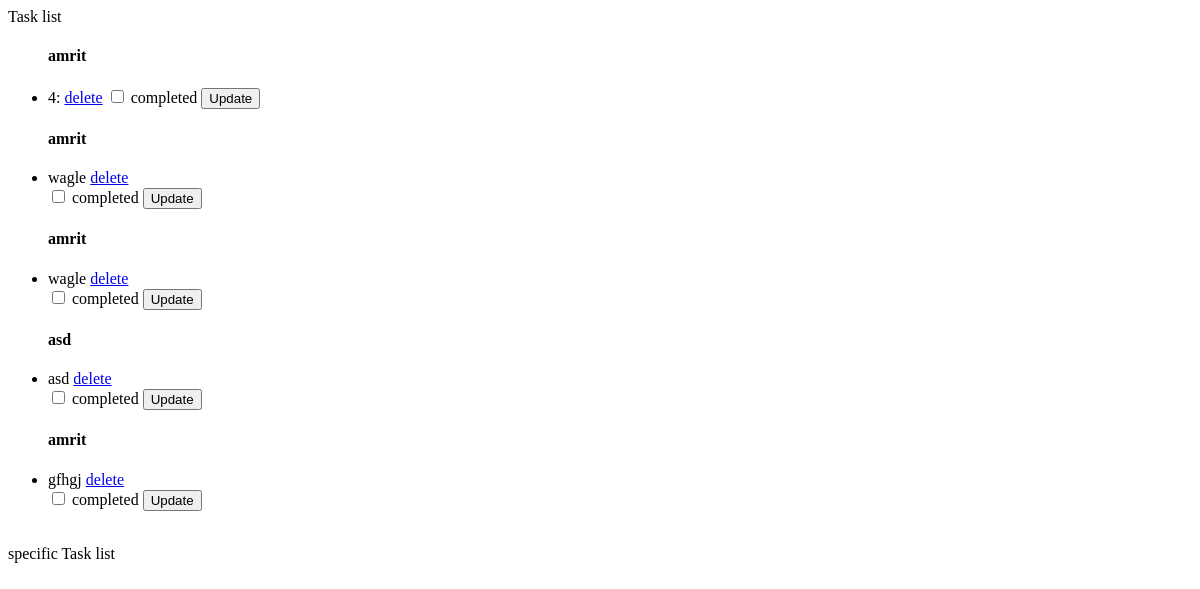
Before: /taskview/ (signed in) with the older database file.
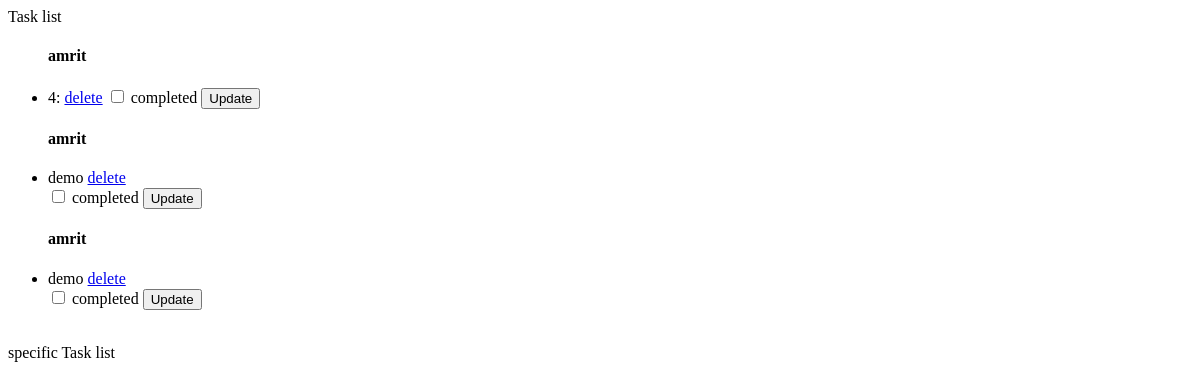
After: the same page with the newer database file.
### Base/models.py (models this page shows, shortened)
class Taskmodel(models.Model):
    task_list = models.CharField(max_length=200)
    task_description = models.CharField(max_length=200)
    complete = models.BooleanField(default= False)
    user = models.ForeignKey(User, on_delete=models.CASCADE, default=1, null=True)

### Base/views.py (the view)
# urls.py: path("taskview/", login_required(views.taskview), name="taskview"),
@login_required
def taskview(request):
    Task_list = Taskmodel.objects.filter(user=request.user.id)
    return render(request, "auth_system/taskview.html", {"Task_list": Task_list})

### Base/templates/auth_system/taskview.html (shortened to what this page needs)
<h>Task list</h>
<ul>
    <form method="POST">
        {% for id in Task_list %}
        <h4>{{ id.task_list }}</h4>
        <li> {{ id.task_description }} <a href="{% url 'taskdelete' id.id  %}">delete</a>
            <form method="POST">
                <input type="checkbox" name="completed" value="complete">
                <label for="completed">completed</label>
                <a href="{% url 'taskedit' id.id  %}">
                    <button type="button">Update</button></a>
            </form>
            {% endfor %}
    </form>
</ul><br>
<h>specific Task list</h>

Changed rows visible on the page:
removed Taskmodel: task_list "amrit", task_description "wagle"
removed Taskmodel: task_list "amrit", task_description "wagle"
removed Taskmodel: task_list "asd", task_description "asd"
removed Taskmodel: task_list "amrit", task_description "gfhgj"
added Taskmodel: task_list "amrit", task_description "demo"
added Taskmodel: task_list "amrit", task_description "demo"
